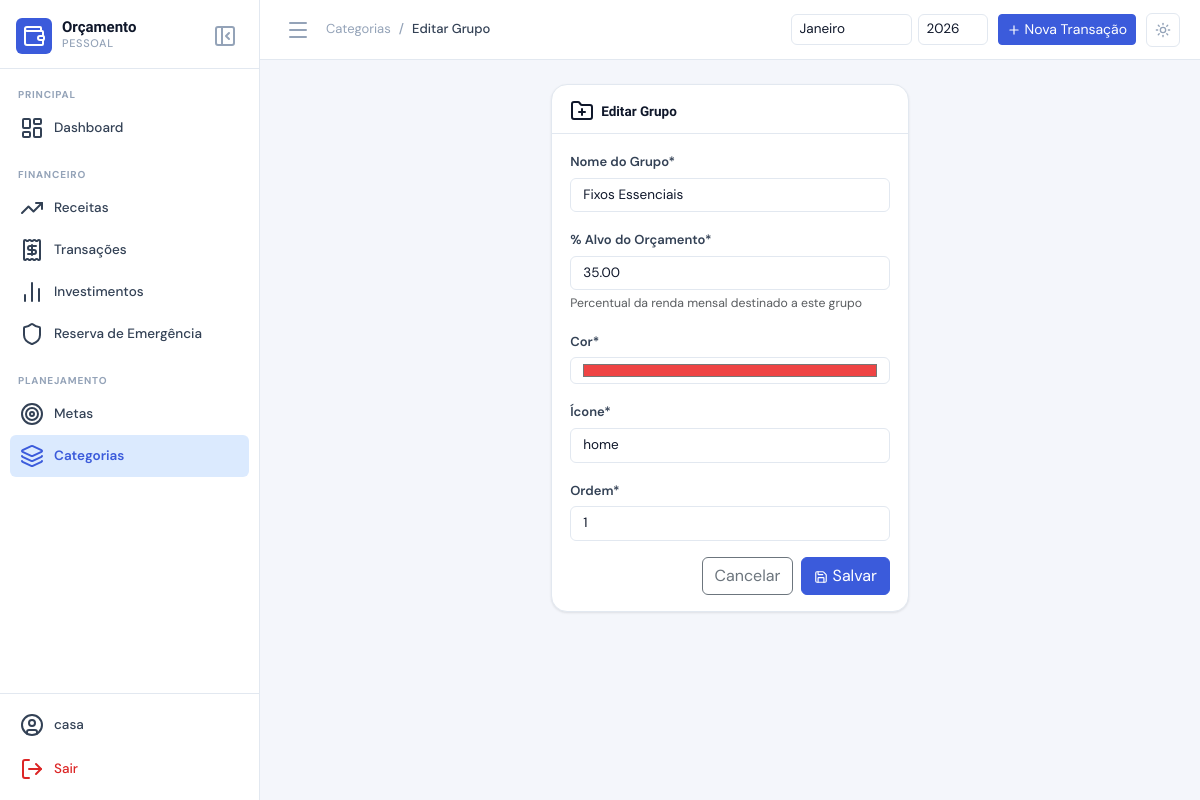
The page /gastos/grupos/1/editar/ (signed in) on the database its author committed.
### core/models.py (models this page shows, shortened)
class ExpenseGroup(models.Model):
    user = models.ForeignKey(User, on_delete=models.CASCADE, related_name='expense_groups')
    name = models.CharField('Nome do Grupo', max_length=100)
    target_percentage = models.DecimalField(
        '% Alvo do Orçamento', max_digits=5, decimal_places=2, default=0,
        help_text='Percentual da renda mensal destinado a este grupo'
    )
    color = models.CharField('Cor (hex)', max_length=7, default='#6366f1')
    icon = models.CharField('Ícone (Lucide)', max_length=50, default='layers')
    order = models.PositiveSmallIntegerField('Ordem', default=0)
    is_active = models.BooleanField('Ativo', default=True)
    class Meta:
        verbose_name = 'Grupo de Despesa'
        verbose_name_plural = 'Grupos de Despesa'
        ordering = ['order', 'name']
        unique_together = ['user', 'name']

### core/views/expenses.py (the view, shortened to what this page needs)
# urls.py: path('gastos/grupos/<int:pk>/editar/', expenses.ExpenseGroupUpdateView.as_view(), name='expense-group-update'),
class ExpenseGroupUpdateView(LoginRequiredMixin, UpdateView):
    model = ExpenseGroup
    form_class = ExpenseGroupForm
    template_name = 'expenses/group_form.html'
    success_url = reverse_lazy('core:expense-structure')
    def get_queryset(self):
        return ExpenseGroup.objects.filter(user=self.request.user)
    def get_context_data(self, **kwargs):
        ctx = super().get_context_data(**kwargs)
        ctx['title'] = 'Editar Grupo'
        ctx['action'] = 'Salvar'
        return ctx

### core/forms.py
class ExpenseGroupForm(forms.ModelForm):
    class Meta:
        model = ExpenseGroup
        fields = ['name', 'target_percentage', 'color', 'icon', 'order']
        labels = {
            'name': 'Nome do Grupo',
            'target_percentage': '% Alvo do Orçamento',
            'color': 'Cor',
            'icon': 'Ícone',
            'order': 'Ordem',
        }
        widgets = {
            'color': forms.TextInput(attrs={'type': 'color'}),
            'icon': forms.TextInput(attrs={'placeholder': 'Ex: home, shield-check'}),
            'target_percentage': forms.NumberInput(attrs={'step': '0.5', 'min': '0', 'max': '100'}),
        }

### templates/expenses/group_form.html (shortened to what this page needs)
{% extends 'base.html' %}
{% load crispy_forms_tags %}
{% block breadcrumb %}
<li class="breadcrumb-item"><a href="{% url 'core:expense-structure' %}">Categorias</a></li>
<li class="breadcrumb-item active">{{ title }}</li>
{% endblock %}
{% block content %}
<div class="row justify-content-center">
  <div class="col-12 col-md-7 col-lg-5">
    <div class="chart-card">
      <div class="chart-card__header">
        <h5 class="chart-card__title"><i data-lucide="folder-plus"></i> {{ title }}</h5>
      </div>
      <div class="chart-card__body">
        <form method="post" novalidate>
          {{ form|crispy }}
          <div class="d-flex gap-2 justify-content-end mt-3">
            <a href="{% url 'core:expense-structure' %}" class="btn btn-outline-secondary">Cancelar</a>
            <button type="submit" class="btn btn-primary">
              <i data-lucide="save" style="width:14px;height:14px;"></i> {{ action }}
            </button>
          </div>
        </form>
      </div>
    </div>
  </div>
</div>
{% endblock %}

### templates/base.html (shortened to what this page needs)
<!DOCTYPE html>
<html lang="pt-BR" data-theme="light">
<head>
  <link href="https://cdn.jsdelivr.net/npm/bootstrap@5.3.3/dist/css/bootstrap.min.css" rel="stylesheet" />
  {% load static %}
  <link rel="stylesheet" href="{% static 'css/main.css' %}" />
</head>
<body>
  {% if user.is_authenticated %}
  <aside class="sidebar" id="sidebar">
    <div class="sidebar-header">
      <div class="brand">
        <div class="brand-icon">
          <i data-lucide="wallet"></i>
        </div>
        <div class="brand-text">
          <span class="brand-name">Orçamento</span>
          <span class="brand-sub">Pessoal</span>
        </div>
      </div>
      <button class="sidebar-toggle-btn" id="sidebarToggle" aria-label="Fechar menu">
        <i data-lucide="panel-left-close"></i>
      </button>
    </div>
    <nav class="sidebar-nav">
      <div class="nav-section">
        <span class="nav-label">Principal</span>
        <a href="{% url 'core:dashboard' %}" class="nav-item {% if request.resolver_match.url_name == 'dashboard' %}active{% endif %}">
          <i data-lucide="layout-dashboard"></i>
          <span>Dashboard</span>
        </a>
      </div>
      <div class="nav-section">
        <span class="nav-label">Financeiro</span>
        <a href="{% url 'core:income-list' %}" class="nav-item {% if 'income' in request.resolver_match.url_name %}active{% endif %}">
          <i data-lucide="trending-up"></i>
          <span>Receitas</span>
        </a>
        <a href="{% url 'core:transaction-list' %}" class="nav-item {% if 'transaction' in request.resolver_match.url_name %}active{% endif %}">
          <i data-lucide="receipt"></i>
          <span>Transações</span>
        </a>
        <a href="{% url 'core:investment-list' %}" class="nav-item {% if 'investment' in request.resolver_match.url_name %}active{% endif %}">
          <i data-lucide="bar-chart-2"></i>
          <span>Investimentos</span>
        </a>
        <a href="{% url 'core:emergency-reserve' %}" class="nav-item {% if request.resolver_match.url_name == 'emergency-reserve' %}active{% endif %}">
          <i data-lucide="shield"></i>
          <span>Reserva de Emergência</span>
        </a>
      </div>
      <div class="nav-section">
        <span class="nav-label">Planejamento</span>
        <a href="{% url 'core:goal-list' %}" class="nav-item {% if 'goal' in request.resolver_match.url_name %}active{% endif %}">
          <i data-lucide="target"></i>
          <span>Metas</span>
        </a>
        <a href="{% url 'core:expense-structure' %}" class="nav-item {% if 'expense' in request.resolver_match.url_name %}active{% endif %}">
          <i data-lucide="layers"></i>
          <span>Categorias</span>
        </a>
      </div>
    </nav>
    <div class="sidebar-footer">
      <a href="{% url 'core:profile' %}" class="nav-item {% if request.resolver_match.url_name == 'profile' %}active{% endif %}">
        <i data-lucide="user-circle"></i>
        <span>{{ user.get_full_name|default:user.username }}</span>
      </a>
      <a href="{% url 'logout' %}" class="nav-item nav-item-danger">
        <i data-lucide="log-out"></i>
        <span>Sair</span>
      </a>
    </div>
  </aside>
  <main class="main-content" id="mainContent">
    <header class="topbar">
      <div class="topbar-left">
        <button class="topbar-menu-btn" id="menuToggle" aria-label="Abrir menu">
          <i data-lucide="menu"></i>
        </button>
        <nav aria-label="breadcrumb" class="d-none d-md-block">
          <ol class="breadcrumb mb-0">
            {% block breadcrumb %}{% endblock %}
          </ol>
        </nav>
      </div>
      <div class="topbar-right">
        <form method="get" class="period-selector" id="periodForm">
          {% block period_filter %}
          <select name="month" class="form-select form-select-sm" onchange="this.form.submit()">
            {% now "n" as current_month %}
            <option value="1" {% if request.GET.month == "1" %}selected{% endif %}>Janeiro</option>
          </select>
          <input type="number" name="year" class="form-control form-control-sm year-input"
                 value="{{ request.GET.year|default_if_none:'' }}"
                 placeholder="Ano" min="2000" max="2100"
                 onchange="this.form.submit()" />
          {% endblock %}
        </form>
        <a href="{% url 'core:transaction-create' %}" class="btn btn-primary btn-sm d-none d-md-flex align-items-center gap-1">
          <i data-lucide="plus" style="width:14px;height:14px;"></i>
          <span>Nova Transação</span>
        </a>
        <button class="theme-toggle" id="themeToggle" aria-label="Alternar tema">
          <i data-lucide="sun" class="icon-light"></i>
        </button>
      </div>
    </header>
    <div class="page-content">
      {% block content %}{% endblock %}
    </div>
  </main>
  {% else %}
  <div class="auth-wrapper">
    {% block auth_content %}{% endblock %}
  </div>
  {% endif %}
</body>
</html>

### rows shown on the page
ExpenseGroup: name "Fixos Essenciais", target_percentage "35.00", color "#ef4444", icon "home", order "1"

### other values the page prints
{{ user.get_full_name|default:user.username }} "casa"
{{ title }} "Editar Grupo"
{{ action }} "Salvar"
